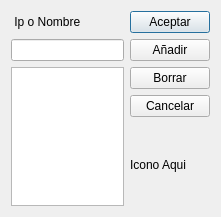
<ui version="4.0" >
 <class>OMachinesDialog</class>
 <widget class="QDialog" name="OMachinesDialog" >
  <property name="geometry" >
   <rect>
    <x>0</x>
    <y>0</y>
    <width>221</width>
    <height>217</height>
   </rect>
  </property>
  <property name="baseSize" >
   <size>
    <width>0</width>
    <height>0</height>
   </size>
  </property>
  <property name="windowTitle" >
   <string>Dialog</string>
  </property>
  <layout class="QGridLayout" >
   <item row="0" column="0" >
    <widget class="QLabel" name="label" >
     <property name="text" >
      <string> Ip o Nombre</string>
     </property>
    </widget>
   </item>
   <item row="0" column="1" >
    <widget class="QPushButton" name="pushButton_4" >
     <property name="text" >
      <string>Aceptar</string>
     </property>
    </widget>
   </item>
   <item row="1" column="0" >
    <widget class="QLineEdit" name="OMachinesLineEdit" />
   </item>
   <item row="1" column="1" >
    <widget class="QPushButton" name="OMachineAddPushButton" >
     <property name="text" >
      <string>Añadir</string>
     </property>
    </widget>
   </item>
   <item rowspan="3" row="2" column="0" >
    <widget class="QTableView" name="OMachinesTableView" />
   </item>
   <item row="2" column="1" >
    <widget class="QPushButton" name="OMachineRemovePushButton" >
     <property name="text" >
      <string>Borrar</string>
     </property>
    </widget>
   </item>
   <item row="3" column="1" >
    <widget class="QPushButton" name="OClosePushButton" >
     <property name="text" >
      <string>Cancelar</string>
     </property>
    </widget>
   </item>
   <item row="4" column="1" >
    <widget class="QLabel" name="label_2" >
     <property name="text" >
      <string>Icono Aqui</string>
     </property>
    </widget>
   </item>
  </layout>
 </widget>
 <resources/>
 <connections>
  <connection>
   <sender>pushButton_4</sender>
   <signal>clicked()</signal>
   <receiver>OMachinesDialog</receiver>
   <slot>close()</slot>
   <hints>
    <hint type="sourcelabel" >
     <x>205</x>
     <y>19</y>
    </hint>
    <hint type="destinationlabel" >
     <x>218</x>
     <y>155</y>
    </hint>
   </hints>
  </connection>
 </connections>
</ui>
